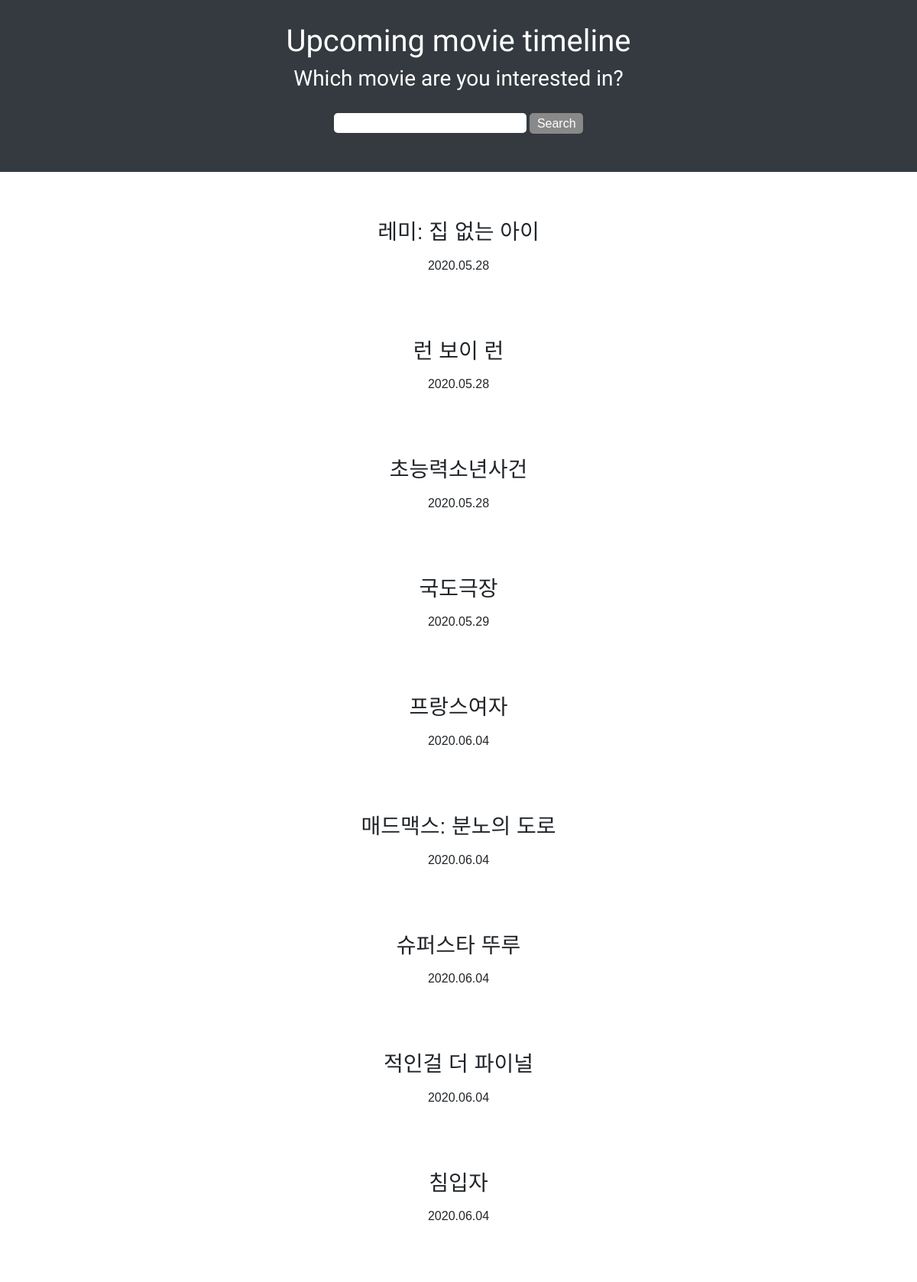
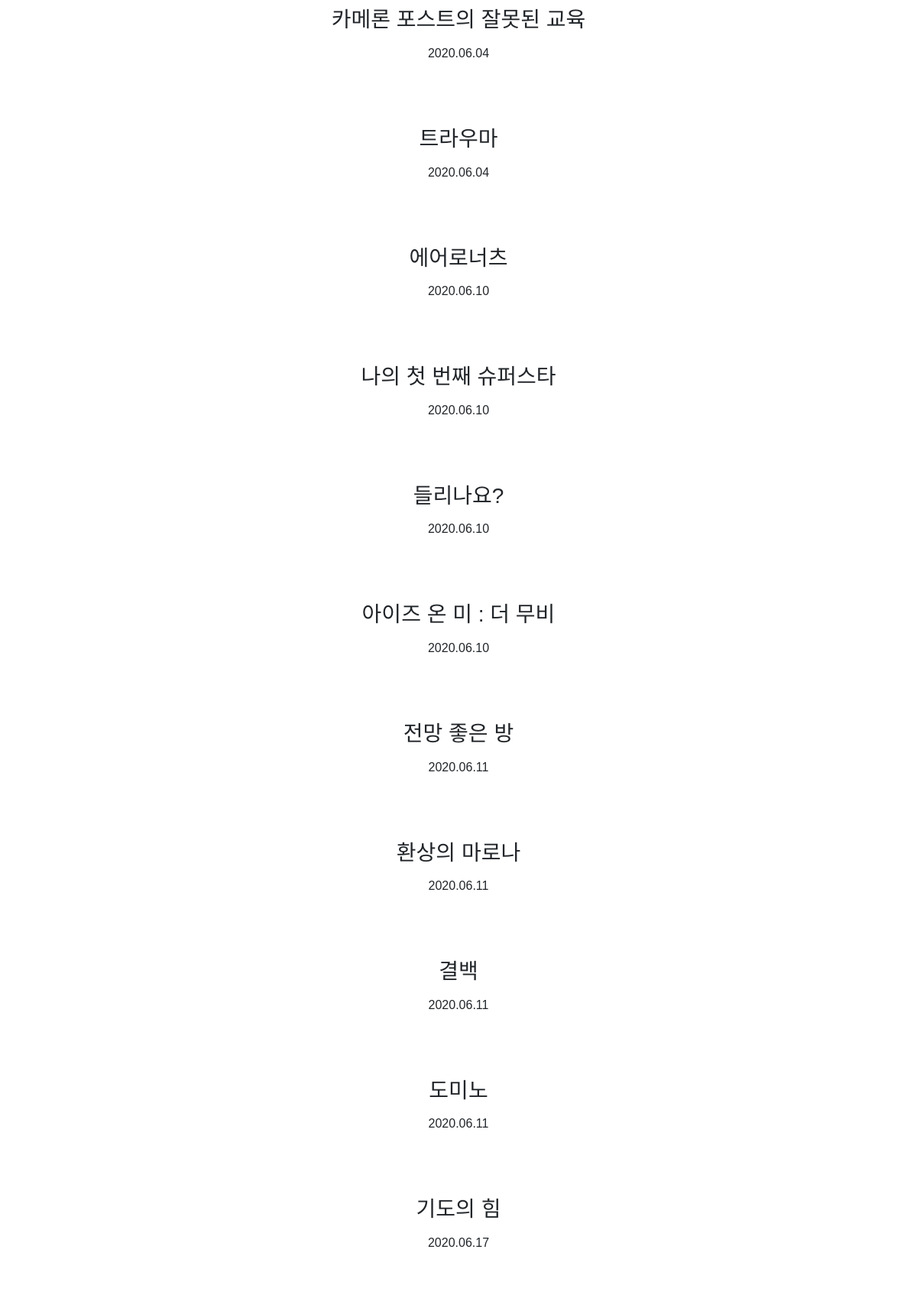
The page / (upper part) on the database its author committed (2 pictures, top to bottom).
### parsed_data/models.py (models this page shows, shortened)
class parsed_movie(models.Model):
    title=models.CharField(unique=True, max_length=256)
    date=models.CharField(max_length=256)
    code=models.CharField(default='0000000000', max_length=10, unique=True)

### upcomingmovie/views.py (the view)
# urls.py: path('', views.movieListView.as_view(), name='list'),
class movieListView(ListView):
    model=models.parsed_movie
    context_object_name='movies'

### parsed_data/templates/parsed_data/parsed_movie_list.html (shortened to what this page needs)
<!DOCTYPE html>
{% load static %}
<html lang="en" dir="ltr">
  <head>
    <link rel="stylesheet" href="https://stackpath.bootstrapcdn.com/bootstrap/4.4.1/css/bootstrap.min.css">
    <link rel="stylesheet" href="{% static 'upcomingmovie/css/main.css' %}">
  </head>
  <body>
    <div class="unvisible">
    </div>
    <nav class="narbar navbar-dark bg-dark fixed-top">
      <div class="navcontent">
        <h1 class="pagename">Upcoming movie timeline</h1>
        <h3 class="subpagename">Which movie are you interested in?</h3>
        <form class="search" action="{% url 'search:searchMovie'%}" method="get">
          <input class="searchText" type="search form-control mr-sm-2" name="q">
          <button type="submit" class="searchButton">Search</button>
        </form>
      </div>
    </nav>
    {% block body_block %}
    <div>
      {% for movie in movies %}
      <div class="container contents">
        <div class ="listItem" align="center">
          <button type="button" class="btn" data-toggle="modal" data-target="#modal-default{{movie.pk}}"><h3>{{ movie.title }}</h3></button>
          <p>{{ movie.date }}</p>
        </div>
      </div>
    </div>
    {% endfor %}
    {% endblock %}
  </body>
</html>

### static/upcomingmovie/css/main.css (style rules this page uses)
html, body::-webkit-scrollbar { background: transparent; }
.narbar { color:white; text-align:center; padding-top:30px; padding-bottom:30px; }
.searchText { border-radius:5px; border:none; }
.searchButton { border-radius:5px; border:none; width:70px; height:27px; background-color: #898989; color:white; font-family: 'Noto Sans KR', sans-serif; }
.search { padding-top:20px; padding-bottom:20px; }
.unvisible { padding-top:250px; }
.listItem { padding-top:30px; padding-bottom:30px; }
.pagename { font-family: 'Fredoka One', cursive; }
.subpagename { font-family: 'Kalam', cursive; }
.contents { font-family: 'Noto Sans KR', sans-serif; }

### rows shown on the page
parsed_movie: title "레미: 집 없는 아이", date "2020.05.28"
parsed_movie: title "런 보이 런", date "2020.05.28"
parsed_movie: title "초능력소년사건", date "2020.05.28"
parsed_movie: title "국도극장", date "2020.05.29"
parsed_movie: title "프랑스여자", date "2020.06.04"
parsed_movie: title "매드맥스: 분노의 도로", date "2020.06.04"
parsed_movie: title "슈퍼스타 뚜루", date "2020.06.04"
parsed_movie: title "적인걸 더 파이널", date "2020.06.04"
parsed_movie: title "침입자", date "2020.06.04"
parsed_movie: title "카메론 포스트의 잘못된 교육", date "2020.06.04"
parsed_movie: title "트라우마", date "2020.06.04"
parsed_movie: title "에어로너츠", date "2020.06.10"
parsed_movie: title "나의 첫 번째 슈퍼스타", date "2020.06.10"
parsed_movie: title "들리나요?", date "2020.06.10"
parsed_movie: title "아이즈 온 미 : 더 무비", date "2020.06.10"
parsed_movie: title "전망 좋은 방", date "2020.06.11"
parsed_movie: title "환상의 마로나", date "2020.06.11"
parsed_movie: title "결백", date "2020.06.11"
parsed_movie: title "도미노", date "2020.06.11"
parsed_movie: title "기도의 힘", date "2020.06.17"
